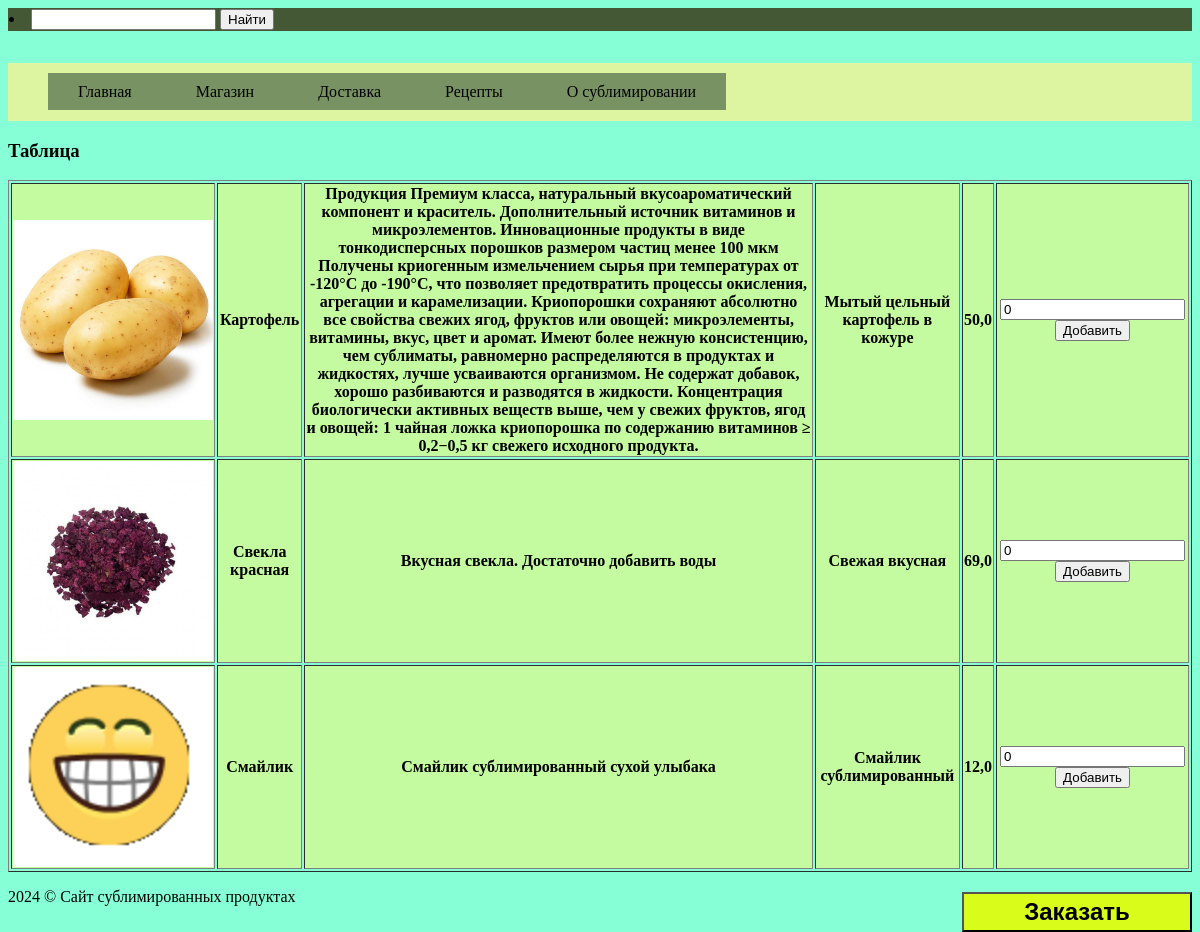
The app's page /shop/ with its own data.
### main/models.py (models this page shows)
class Good(models.Model):
    picture = models.ImageField(upload_to="images/%y/%m/%d/")
    namegood = models.CharField(max_length=30)
    content = models.TextField(blank=True)
    specification = models.CharField(max_length=300)
    price = models.FloatField()

### main/views.py (the view)
# urls.py: path('shop/', views.pokupki),
def pokupki(request):
    summa = 0
    goods = Good.objects.all()
    for g in goods:
        summa += g.price
    return render(
        request,
        "main/tovars.html",
        {
            "Товары": goods,
            "summa": summa,
            "navset": get_menu("/shop")
        }
    )

### main/views.py (called while the page is built)
def get_menu(active):
    result = []
    for elem in sublim.urls.navset:
        if elem['url'] == active:
            elem['active'] = True
        result.append(elem)
    return result

### main/templates/main/tovars.html (shortened to what this page needs)
{% extends 'main/header_footer.html' %}
{% load static %}
{% block content %}
{% include 'main/menu.html' %}
<h3>Таблица</h3>
<form action="/cart/" method="post">
    <table border="1">
        {% for товар in Товары %}
        <tr>
            <th><img width="200px" height="200px" src="/media/{{товар.picture}}" ></th>
            <th>{{товар.namegood}}</th>
            <th>{{товар.content}}</th>
            <th>{{товар.specification}}</th>
            <th>{{товар.price}}</th>
            <th><input type="number" name="i{{товар.id}}" id="i{{товар.id}}" value="0"><input type="button" value="Добавить"
                    onchange="add_to_cart(document.getElementById('i{{товар.id}}'))"></th>
        </tr>
        {% endfor %}
    </table>
    <input id="cart" type="submit" value="Заказать">
</form>
{% endblock %}

### static/main/css/body.css (style rules this page uses)
tr { background: #c4faa0; }

### static/main/css/menu.css (style rules this page uses)
#cart { background-color: #dafc1a; font-weight: 600; font-family: 'Lucida Sans Unicode', 'Lucida Grande', 'Lucida Sans', 'Arial', 'sans-serif'; font-size: 24px; margin-top: 20px; float: right; width: 230px; height: 40px; text-align: center; }

### records on screen
Good: picture (picture), namegood "Картофель", content "Продукция Премиум класса, натуральный вкусоароматический компонент и краситель. Дополнительный источник витаминов и микроэлементов. Инновационные продукты в виде тонкодисперсных порошков размером частиц менее 100 мкм Получены криогенным измельчением сырья при температурах от -120°С до -190°С, что позволяет предотвратить процессы окисления, агрегации и карамелизации. Криопорошки сохраняют абсолютно все свойства свежих ягод, фруктов или овощей: микроэлементы, витамины, вкус, цвет и аромат. Имеют более нежную консистенцию, чем сублиматы, равномерно распределяются в продуктах и жидкостях, лучше усваиваются организмом. Не содержат добавок, хорошо разбиваются и разводятся в жидкости. Концентрация…", specification "Мытый цельный картофель в кожуре", price "50,0"
Good: picture (picture), namegood "Свекла красная", content "Вкусная свекла. Достаточно добавить воды", specification "Свежая вкусная", price "69,0"
Good: picture (picture), namegood "Смайлик", content "Смайлик сублимированный сухой улыбака", specification "Смайлик сублимированный", price "12,0"

### other values on screen
{{ nav.text }} "Главная" "Магазин" "Доставка" "Рецепты" "О сублимировании"
